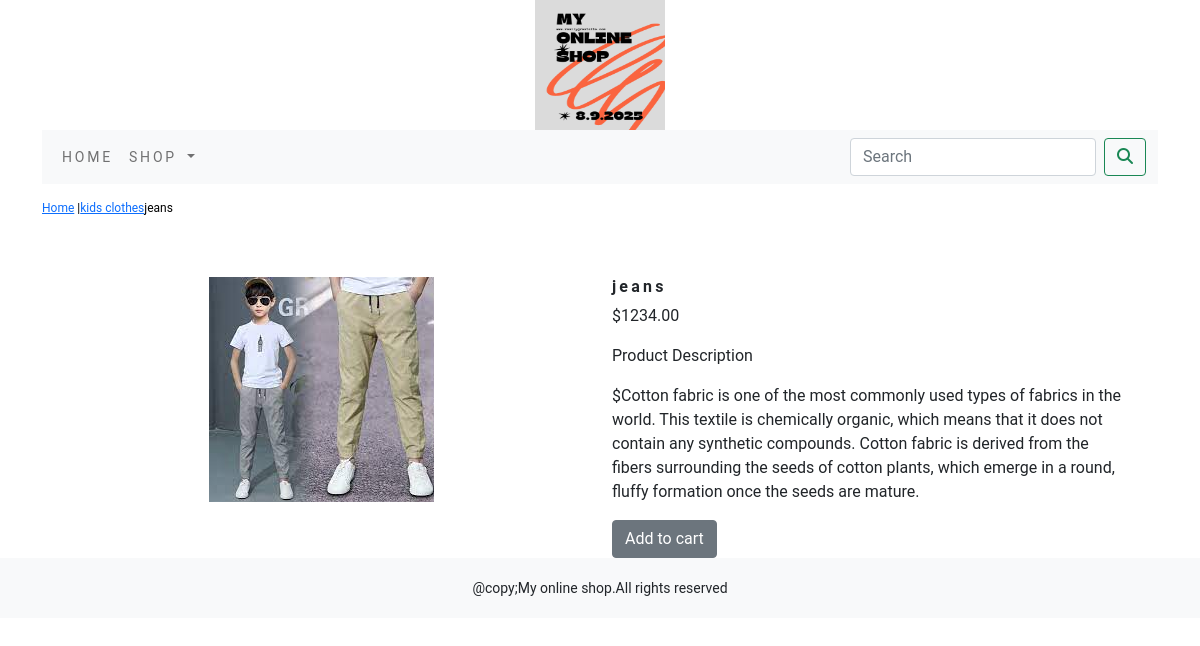
The app's page /shopapp/kids-clothes/jeans/ with its own data.
### shopapp/models.py (models this page shows, shortened)
class Product(models.Model):
    name=models.CharField(max_length=250,unique=True)
    slug=models.SlugField(max_length=250,unique=True)
    description=models.TextField(blank=True)
    price=models.DecimalField(max_digits=10,decimal_places=2)
    category=models.ForeignKey(Category,on_delete=models.CASCADE)
    image=models.ImageField(upload_to='Products',blank=True)
    stock=models.IntegerField()
    available=models.BooleanField(default=True)
    created=models.DateTimeField(auto_now_add=True)
    updated=models.DateTimeField(auto_now=True)
    class Meta:
        ordering=('name',)
        verbose_name='product'
        verbose_name_plural='products'

class Category(models.Model):
    name=models.CharField(max_length=250,unique=True)
    slug=models.SlugField(max_length=250,unique=True)
    description=models.TextField(blank=True)
    image=models.ImageField(upload_to='Categories',blank=True)
    class Meta:
        ordering=('name',)
        verbose_name='category'
        verbose_name_plural='categories'
    def get_url(self):
        return reverse('shopapp:products_by_category',args=[self.slug])
    def __str__(self):
        return  '{}'.format(self.name)

### shopapp/views.py (the view)
# urls.py: path('<slug:c_slug>/<slug:product_slug>/', views.proCatDetail, name='prodCatDetail'),
def proCatDetail(request,c_slug,product_slug):
    try:
        product=Product.objects.get(category__slug=c_slug,slug=product_slug)
    except Exception as e:
        raise e
    return render(request,'product.html',{'product':product})

### cart/context_processors.py (called while the page is built)
def counter(request):
    item_count=0
    if 'admin' in request.path:
        return {}
    else:
        try:
            cart=Cart.objects.filter(cart_id=_cart_id(request))
            car_items=CartItem.objects.all().filter(cart=cart[:1])
            for cart_item in car_items:
                item_count += cart_item.quantity
        except Cart.DoesNotExist:
             item_count =0
    return dict(item_count=item_count)

### cart/views.py (called while the page is built)
def _cart_id(request):
    cart=request.session.session_key
    if not cart:
        cart=request.session.create()
    return cart

### shopapp/context_processors.py (called while the page is built)
def menu_links(request):
    links=Category.objects.all()
    return dict(links=links)

### templates/product.html (shortened to what this page needs)
{% extends 'base.html' %}
{% load static %}
{% block content %}
<div style="padding-top:15px;padding-bottom:20px;">
    <div style="color:black;font-size:12px;text-decoration:none;">
        <p> <a href="{% url 'shopapp:allProdCat' %}">Home</a> |<a href="{{product.category.get_url}}">{{product.category}}</a>{{product.name}} </p>
    </div>
</div>
<div class="container">
<br>
<div class="row">
    <div class="col-12 col-sm-12 col-md-12 col-lg-6 text-center ">
        <div style="min-width:18rem;">
            <img src="{{product.image.url}}" alt="{{product.name}}">
        </div>
</div>
        <div class="col-12 col-sm-12 col-md-12 col-lg-6 ">
            <div>
            <h1 style="font-size:16px;text_transform:uppercase;letter-spacing:.2em;padding-top15px;padding-botton:10px;"><b>{{product.name}}</b></h1>
            <p>${{product.price}}</p>
            <p>Product Description</p>
            <p style="padding-right:20px;"class="text-justify">${{product.description}}</p>
            {% if product.stock <= 0 %}
            <p><b>Out of stock</b></p>
            {% else %}
            <a class="btn btn-secondary"href="{% url 'cart:add_cart' product.id %}">Add to cart</a>
            {% endif %}
            </div>
        </div>
    </div>
</div>
{% endblock %}

### static/css/custom.css (style rules this page uses)
body { font-family: 'Roboto', sans-serif; }

### records on screen
Product: category "kids clothes", name "jeans", image (picture), price "1234.00", description "Cotton fabric is one of the most commonly used types of fabrics in the world. This textile is chemically organic, which means that it does not contain any synthetic compounds. Cotton fabric is derived from the fibers surrounding the seeds of cotton plants, which emerge in a round, fluffy formation once the seeds are mature."
